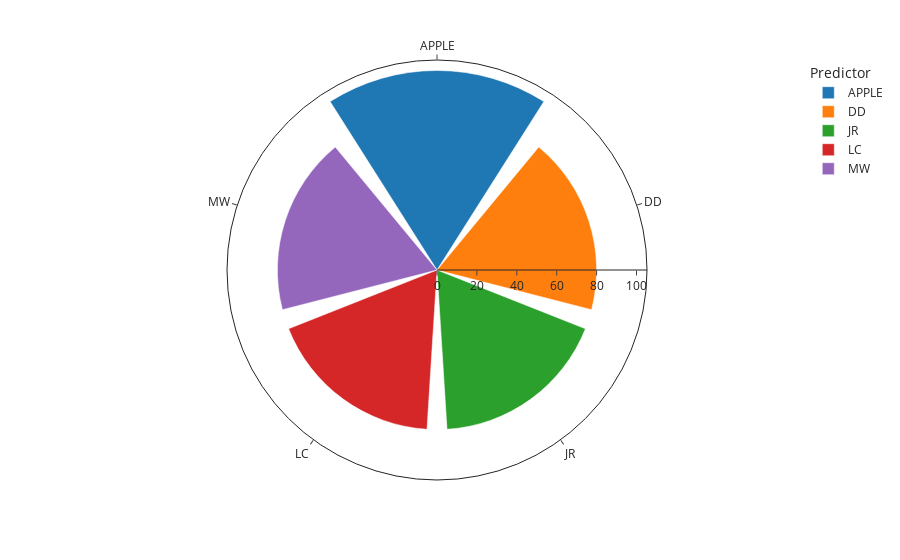

The notebook cell saved with this chart:
### Markdown cell above
##### How good are predictors for games involing newly promoted teams?

### Code cell
vis.stratified_performance(metric = "newly promoted teams")

### Figure 1 — Plotly figure (JSON) as saved in the notebook; plotly's stock layout.template omitted (floating-point values rounded to 4 significant figures)
{"data": [{"hovertemplate": "Predictor=%{theta}<br>Accuracy of Predictions (%)=%{r}<extra></extra>", "legendgroup": "APPLE", "marker": {"color": "#1F77B4"}, "name": "APPLE", "r": [100], "showlegend": true, "subplot": "polar", "theta": ["APPLE"], "type": "barpolar"}, {"hovertemplate": "Predictor=%{theta}<br>Accuracy of Predictions (%)=%{r}<extra></extra>", "legendgroup": "DD", "marker": {"color": "#FF7F0E"}, "name": "DD", "r": [80], "showlegend": true, "subplot": "polar", "theta": ["DD"], "type": "barpolar"}, {"hovertemplate": "Predictor=%{theta}<br>Accuracy of Predictions (%)=%{r}<extra></extra>", "legendgroup": "JR", "marker": {"color": "#2CA02C"}, "name": "JR", "r": [80], "showlegend": true, "subplot": "polar", "theta": ["JR"], "type": "barpolar"}, {"hovertemplate": "Predictor=%{theta}<br>Accuracy of Predictions (%)=%{r}<extra></extra>", "legendgroup": "LC", "marker": {"color": "#D62728"}, "name": "LC", "r": [80], "showlegend": true, "subplot": "polar", "theta": ["LC"], "type": "barpolar"}, {"hovertemplate": "Predictor=%{theta}<br>Accuracy of Predictions (%)=%{r}<extra></extra>", "legendgroup": "MW", "marker": {"color": "#9467BD"}, "name": "MW", "r": [80], "showlegend": true, "subplot": "polar", "theta": ["MW"], "type": "barpolar"}], "layout": {"autosize": true, "barmode": "relative", "legend": {"title": {"text": "Predictor"}, "tracegroupgap": 0}, "margin": {"t": 60}, "polar": {"angularaxis": {"categoryarray": ["APPLE", "DD", "JR", "LC", "MW"], "categoryorder": "array", "direction": "clockwise", "rotation": 90, "type": "category"}, "domain": {"x": [0, 1], "y": [0, 1]}, "radialaxis": {"autorange": true, "range": [0, 105.3], "type": "linear"}}}}
